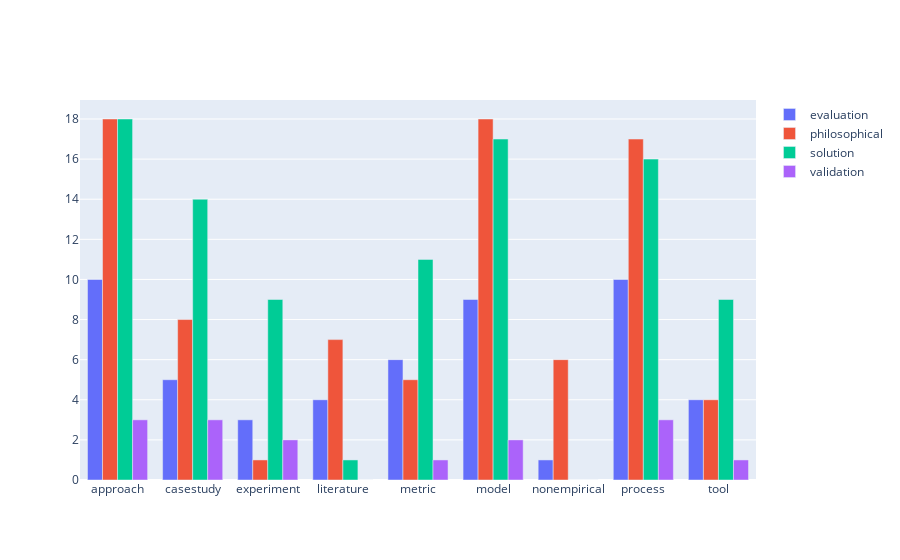

The code cell stored with this chart in its notebook:
### Code cell
data = []
#use for loop on every zoo name to create bar data
for x in ct.columns:
    data.append(go.Bar(name=str(x), x=ct.index, y=ct[x]))

figure = go.Figure(data)
# figure.update_layout(barmode = 'stack')

#For you to take a look at the result use
figure.show()

### Figure 1 — Plotly figure (JSON) as saved in the notebook; plotly's stock layout.template omitted (floating-point values rounded to 4 significant figures)
{"data": [{"name": "evaluation", "type": "bar", "x": ["approach", "casestudy", "experiment", "literature", "metric", "model", "nonempirical", "process", "tool"], "y": [10, 5, 3, 4, 6, 9, 1, 10, 4]}, {"name": "philosophical", "type": "bar", "x": ["approach", "casestudy", "experiment", "literature", "metric", "model", "nonempirical", "process", "tool"], "y": [18, 8, 1, 7, 5, 18, 6, 17, 4]}, {"name": "solution", "type": "bar", "x": ["approach", "casestudy", "experiment", "literature", "metric", "model", "nonempirical", "process", "tool"], "y": [18, 14, 9, 1, 11, 17, 0, 16, 9]}, {"name": "validation", "type": "bar", "x": ["approach", "casestudy", "experiment", "literature", "metric", "model", "nonempirical", "process", "tool"], "y": [3, 3, 2, 0, 1, 2, 0, 3, 1]}], "layout": {}}
